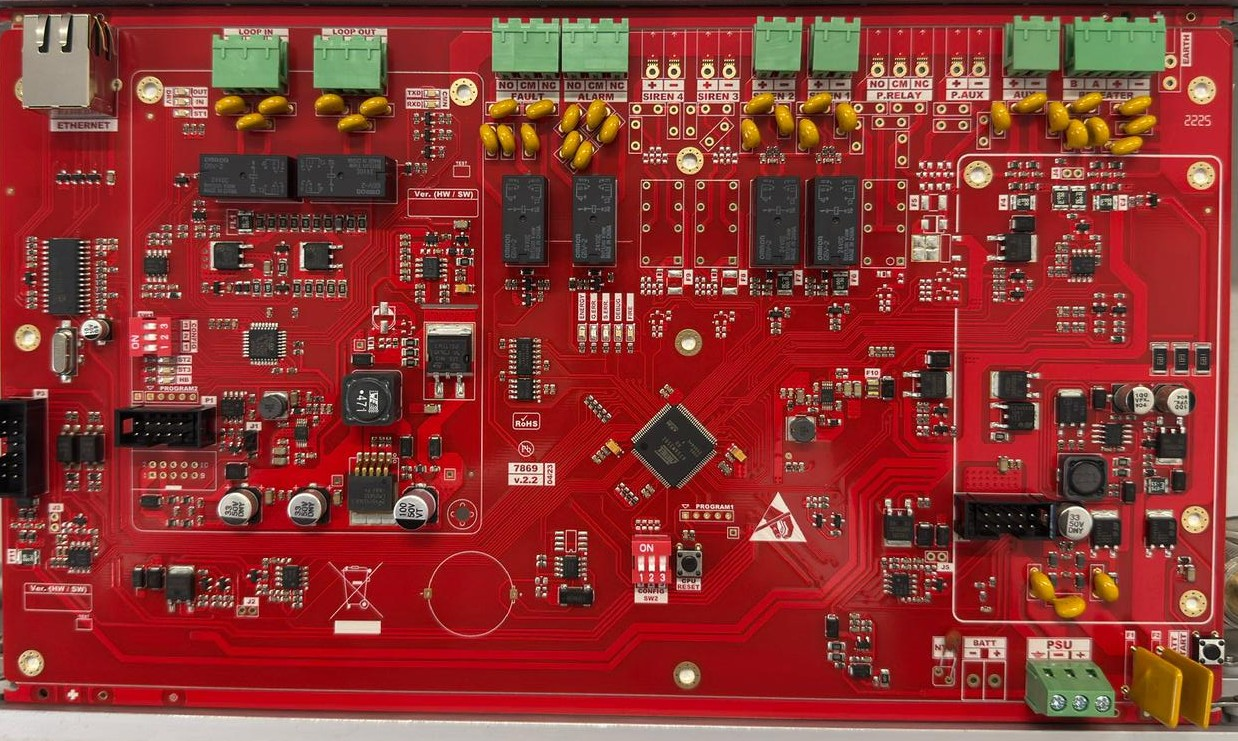
#> input picture examples/6_sablon_eslestirme/varistor.jpg, 1238 x 741 px
$ python template_matching.py
#> lines starting #> are read from the running program, lines starting #| are printed output that depends on the picture; after the words box and inside, x2 and y2 are one past the last pixel; in counts of white or black regions, pixels touching at a corner belong together
import cv2
import numpy as np
import sys

image_path = "varistor.jpg"
template_path = "varistor1.jpg"

img = cv2.imread(image_path)
#> img is the input picture: shape (741, 1238, 3); mean B, G, R 49, 53.6, 140
if img is None:
    sys.exit(f"Ana resim okunamadi: {image_path}")

template = cv2.imread(template_path, cv2.IMREAD_GRAYSCALE)
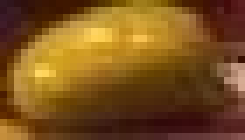
#> input picture examples/6_sablon_eslestirme/varistor1.JPG, 35 x 20 px, found by its file name (shown 7 times larger)
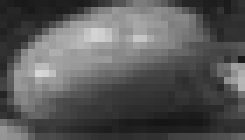
#> template: shape (20, 35) (shown 7 times larger); min 21, max 215, mean 88.5
if template is None:
    sys.exit(f"Template okunamadi: {template_path}")

gray_img = cv2.cvtColor(img, cv2.COLOR_BGR2GRAY)
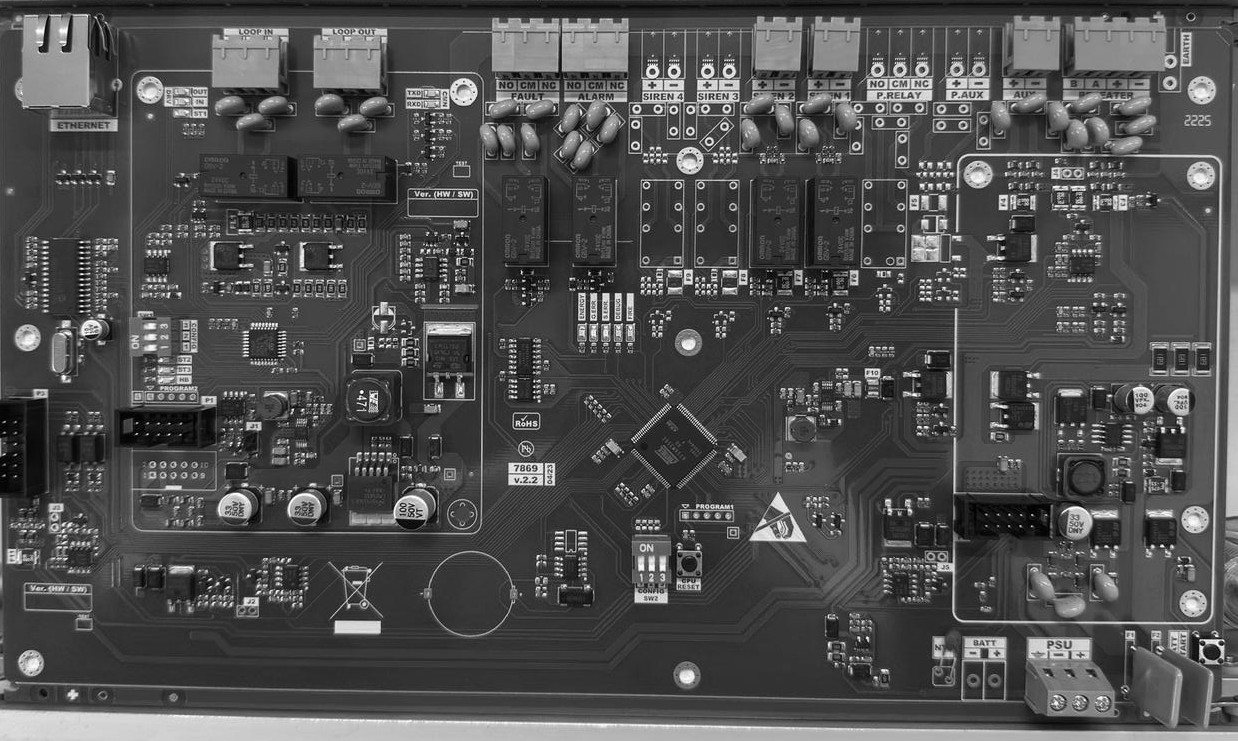
#> gray_img: shape (741, 1238); min 0, max 255, mean 78.9

h, w = template.shape  # dikkat: (h,w)
#> h = 20; w = 35

result = cv2.matchTemplate(gray_img, template, cv2.TM_CCOEFF_NORMED)
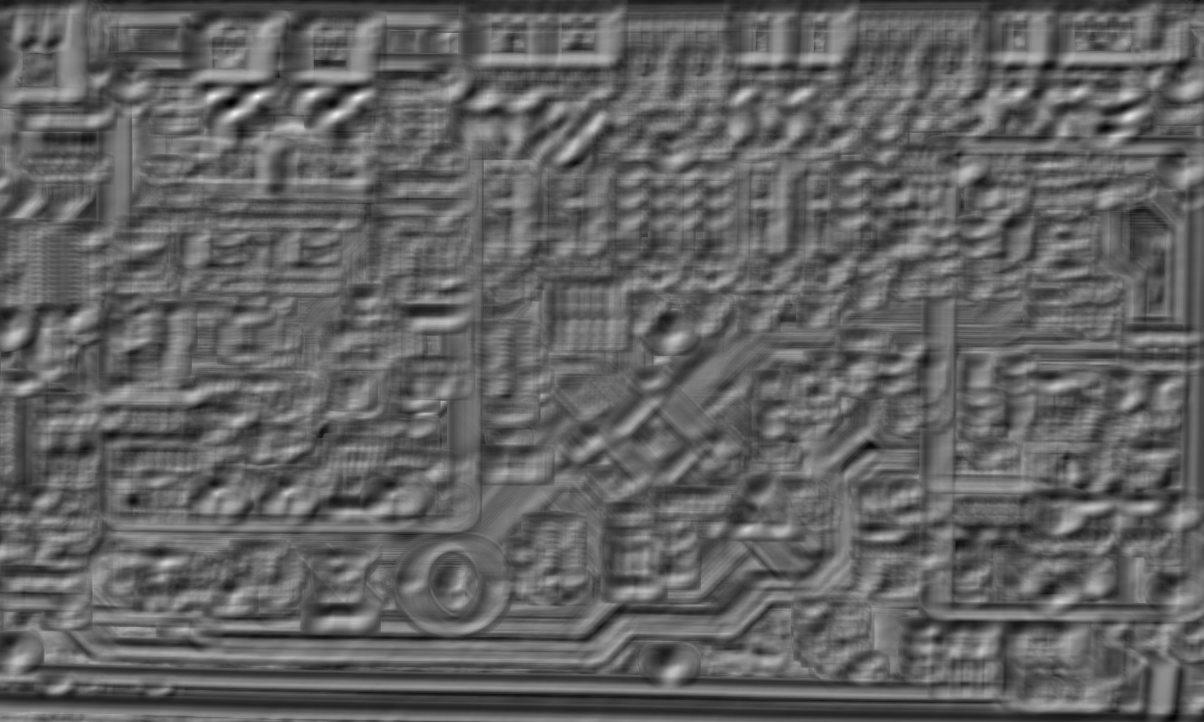
#> result: shape (722, 1204) float32; min -0.662, max 0.996, mean -0.0167; drawn with min black and max white

threshold = 0.60
locations = np.where(result >= threshold)
#> locations = 589 positions, rows 91 to 602, columns 13 to 1136

for pt in zip(*locations[::-1]):  # (x,y)
    cv2.rectangle(img, pt, (pt[0] + w, pt[1] + h), (0, 255, 0), 3)
#> this loop made 589 passes
#> pt on passes 1 to 3: (1021, 91), (1022, 91), (1077, 91)
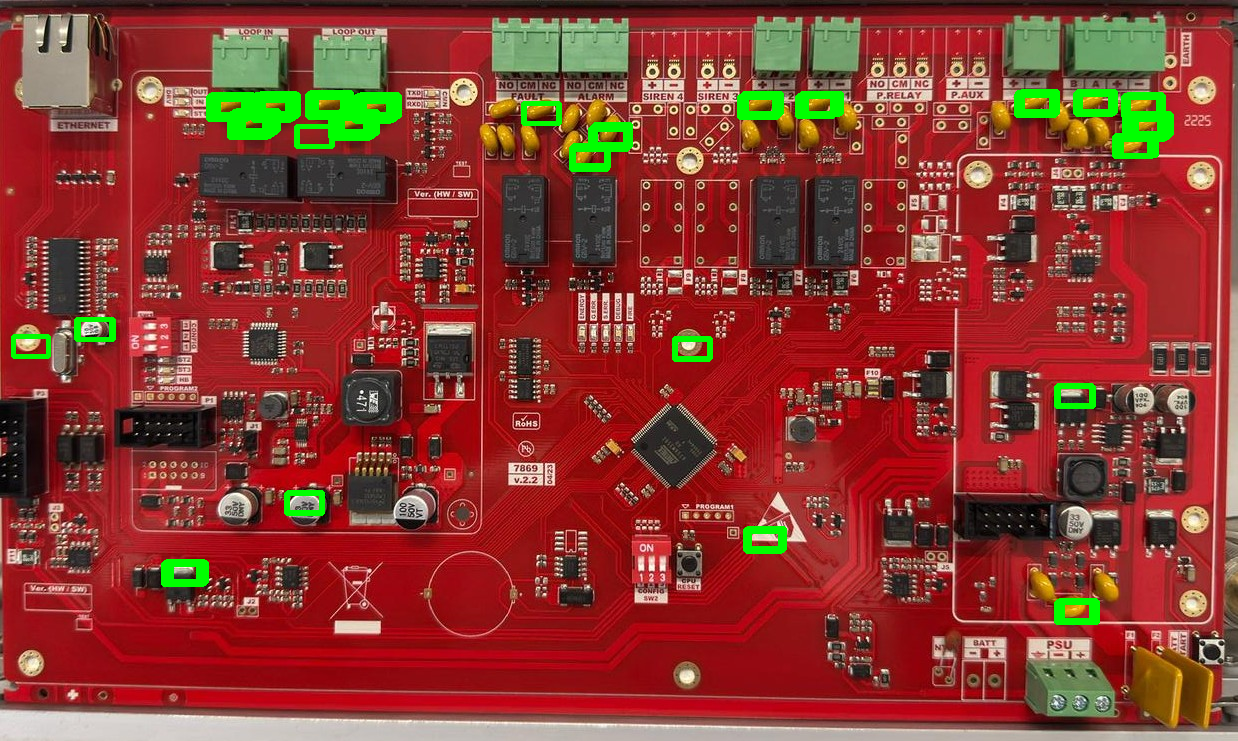
#> img: shape (741, 1238, 3); 2.43% of pixels changed, all inside (x1, y1, x2, y2) = (11, 89, 1174, 625)

cv2.imshow("Image", img)
cv2.waitKey(0)
cv2.destroyAllWindows()
